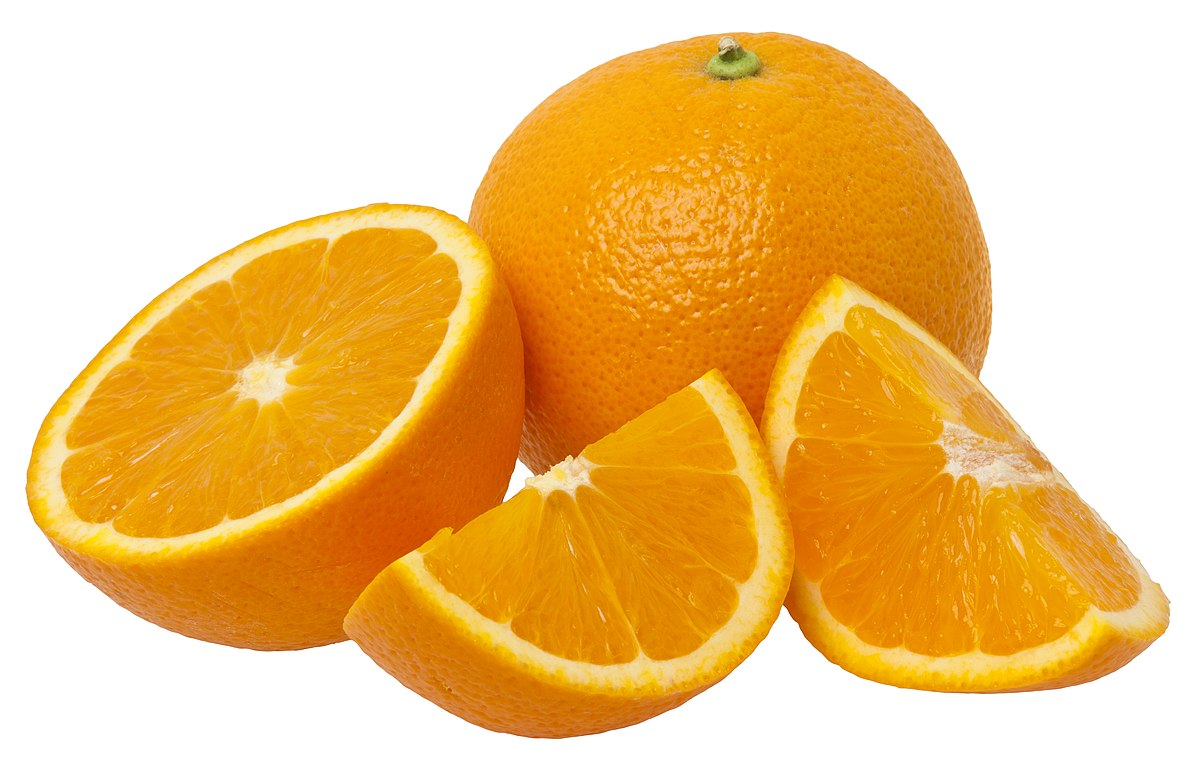
#> input picture 5월/4주차/220526/실습/cutMix_data/image_04.jpeg, 1200 x 770 px; its folder holds 4 pictures in this run
$ python cutMix.py
#> lines starting #> are read from the running program, lines starting #| are printed output that depends on the picture
import os
from re import I
import numpy as np
import random
import cv2
import matplotlib.pyplot as plt

image_path = "./cutMix_data"
index_len = len(os.listdir(image_path))
image_list = os.listdir(image_path)


def load_image(path, index):
#> called with path = './cutMix_data', index = 3
    image = cv2.imread(os.path.join(path, image_list[index]), cv2.IMREAD_COLOR)
#> image is the input picture: shape (770, 1200, 3); mean B, G, R 127.3, 196.8, 240.7

    image = cv2.cvtColor(image, cv2.COLOR_BGR2RGB).astype(np.float32)
    image /= 255.0

    return image


image = load_image(image_path, 3)
image_size = image.shape[0]
#> image_size = 770

# 이미지 사이즈 동일


def cutmix(path, index, imsize):
#> called with path = './cutMix_data', index = 3, imsize = 770
    w, h = imsize, imsize
#> w = 770; h = 770
    s = imsize // 2
#> s = 385

    # 중앙값 랜덤 하게 잡기
    xc, yc = [int(random.uniform(imsize*0.25, imsize*0.75))
              for _ in range(2)]  # 256 ~ 768
#> xc = 517; yc = 484

    indexes = [index] + [random.randint(0, index) for _ in range(3)]

    # 검은색 배경의 임의 이미지 생성 (여기다가 이미지 붙여넣는 방식)
    return_img = np.full((imsize, imsize, 3), 1, dtype=np.float32)

    for i, index in enumerate(indexes):
        image = load_image(path, index)

        # top left
        if i == 0:
            # large image
            x1a, y1a, x2a, y2a = max(xc - w, 0), max(yc-h, 0), xc, yc
#> x1a = 0; y1a = 0; x2a = 517; y2a = 484
            # small image
            x1b, y1b, x2b, y2b = w - (x2a - x1a), h - (y2a - y1a), w, h
#> x1b = 253; y1b = 286; x2b = 770; y2b = 770

        # top right
        elif i == 1:
            x1a, y1a, x2a, y2a = xc, max(yc-h, 0), min(xc+w, s * 2), yc
            x1b, y1b, x2b, y2b = 0, h - (y2a - y1a), min(w, x2a - x1a), h

        # bottom left
        elif i == 2:
            x1a, y1a, x2a, y2a = max(xc - w, 0), yc, xc, min(s*2, yc+h)
            x1b, y1b, x2b, y2b = w - \
                (x2a-x1a), 0, max(xc, w), min(y2a - y1a, h)

        # bottom right
        elif i == 3:
            x1a, y1a, x2a, y2a = xc, yc, min(xc + w, s * 2), min(s * 2, yc + h)
            x1b, y1b, x2b, y2b = 0, 0, min(w, x2a - x1a), min(y2a - y1a, h)

        return_img[y1a:y2a, x1a:x2a] = image[y1b:y2b, x1b:x2b]
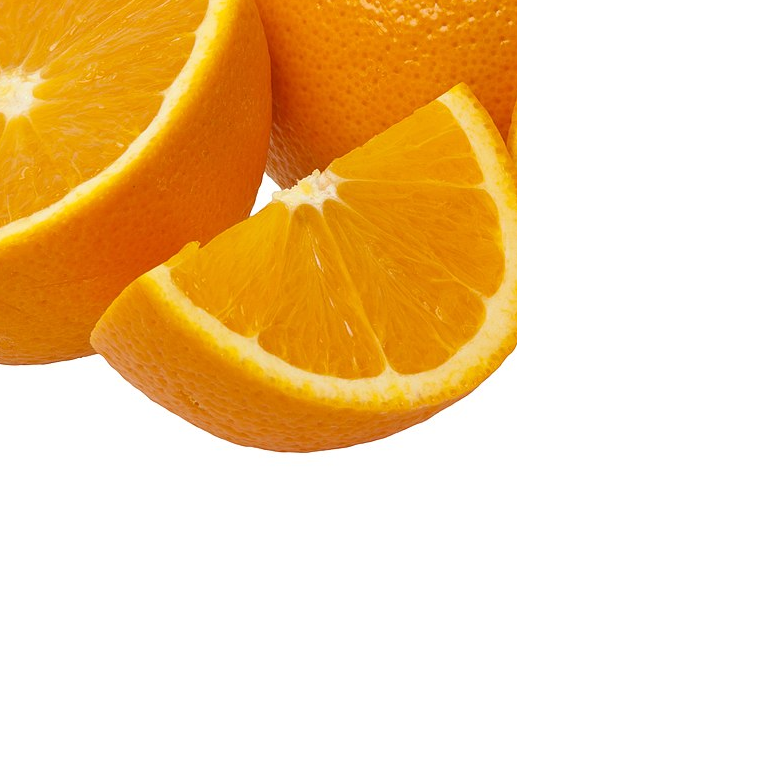
#> return_img: shape (770, 770, 3) float32; mean R, G, B 0.957, 0.838, 0.67

    return return_img


test = cutmix(image_path, 3, image_size)
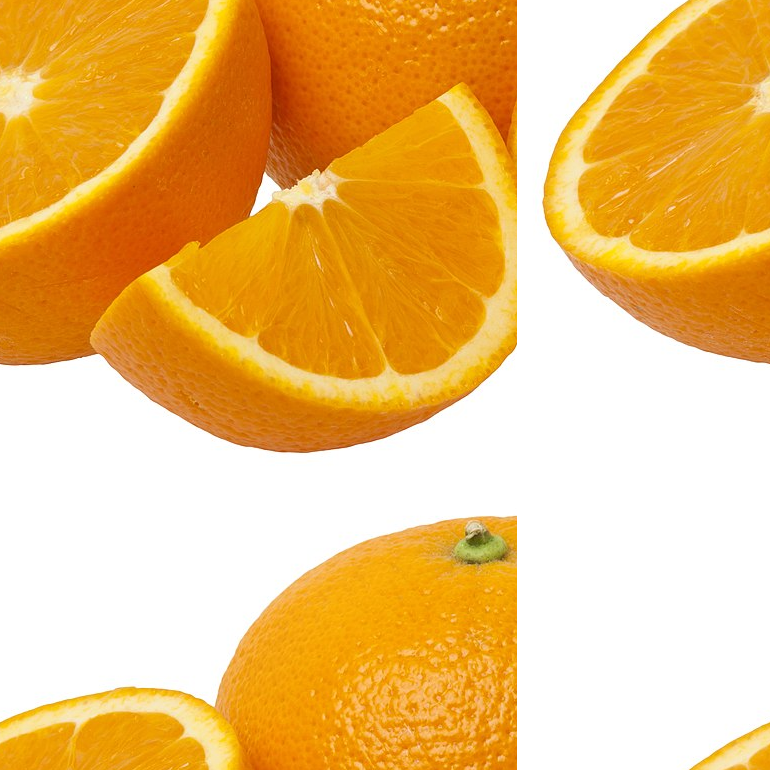
#> test: shape (770, 770, 3) float32; mean R, G, B 0.939, 0.753, 0.459
plt.imshow(test)
plt.show()
